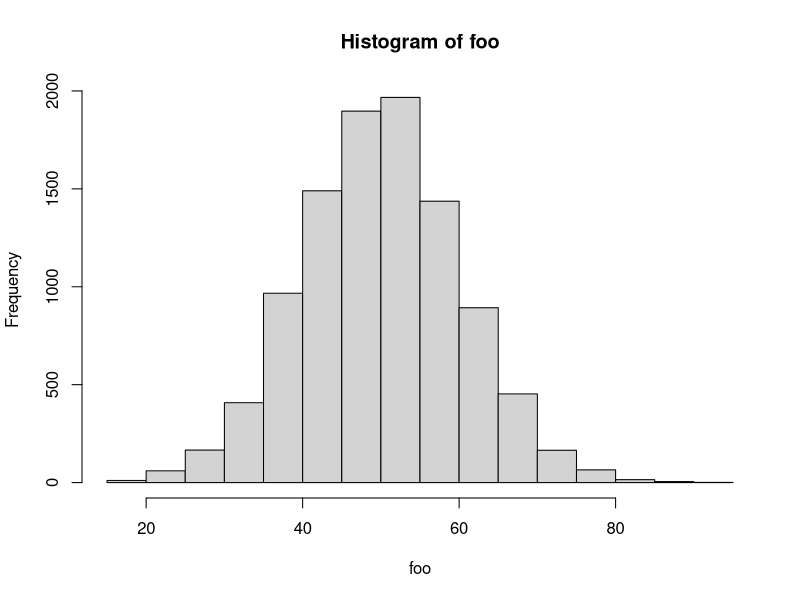
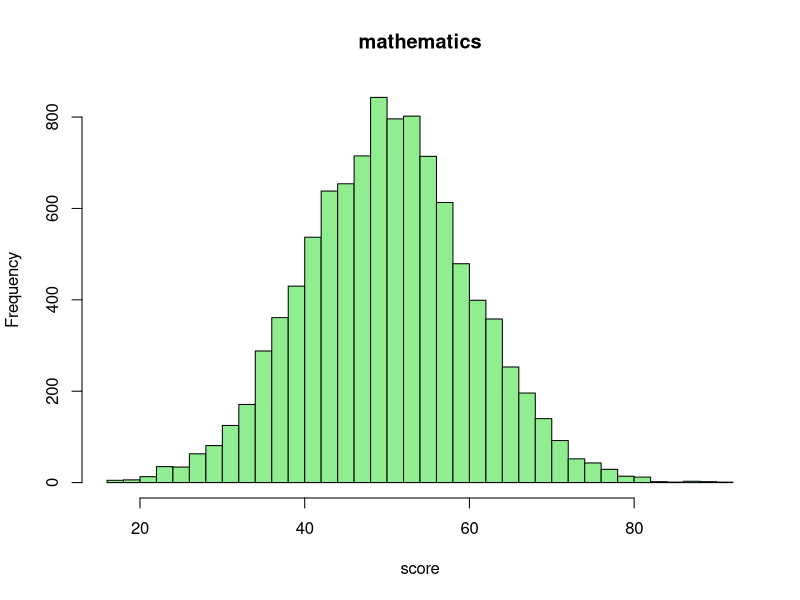

These charts were generated, in order, by the following R code: (Note: this script raises an error after producing the figures.)
### 第03回 練習問題解答例

### R言語における関数で用いた例

sin(x = pi/2) # "引数名 = 値" で指定 
sin(pi/2) # 上と同値 (引数と値の関係が明かなら引数名は省略可能)

help(log) # ヘルプを表示して使い方を確認する
x <- 16; b <- 2 # xやbに適当な数値を代入する．複数コマンドは ; で区切る
log(x=x, base=b) # 底をbとする対数
log(x, b) # 上と同値
log(base=b, x=x) # 上と同値
log(b,x) # 上と異なる (=log(x=b,base=x))
log(x) # 自然対数 (既定値による計算 =log(x,base=exp(1)))

## 正規乱数を生成する関数
help(rnorm) # Help Pane から指定しても良い
## ヒストグラムを表示する関数
?hist

rnorm(7) # 平均0 分散1 の正規乱数を7個生成
rnorm(7, mean=10) # 平均10 分散1 の正規乱数を7個生成
rnorm(sd=0.1, n=7) # 平均0 分散0.01 の正規乱数を7個生成
rnorm(n=7, mean=2, sd=2) # 平均2 分散4 の正規乱数を7個生成

foo <- rnorm(n=10000, mean=50, sd=10) # 平均50 標準偏差10 の正規乱数
hist(foo) # データ以外全て既定値で表示
hist(foo, # 既定値のいくつかを変更する
     breaks=30, # ビンを30程度に調整する
     col="lightgreen", # 色の指定
     main="mathematics", # タイトルの指定
     xlab="score") # x軸ラベルの指定
## Plots Pane に着目

### 練習問題 関数の使い方
## sample を調べる
help(sample)
## サイコロを1回振る試行
sample(x=1:6, size=1)
## サイコロを10回振る試行
sample(x=1:6, size=10) # エラーになる
sample(x=1:6, size=10, replace=TRUE)
## 1が他の目の3倍出易いサイコロ
sample(1:6, 10, replace=TRUE, prob=c(3,rep(1,5))) # 引数の一部を省略
## 1から6をランダムに並べ替える
sample(1:6, 6) # 既定値ではreplaceしない(復元抽出)ので並べ替えになる

### 関数の定義で用いた例

foo <- function(r){
    V <- (4/3) * pi * r^3 # 球の体積
    S <- 4 * pi * r^2     # 球の表面積
    out <- c(V,S) # 返り値のベクトルを作る
    names(out) <- c("volume", "area") # 返り値の要素に名前を付ける
    return(out) # 値を返す
}
foo(r=2) # 実行
foo(3)

bar <- function(a, r, n=5){
    out <- a*r^(1:n-1)
    return(out) # 値を返す
}
bar(1,2) # 初項1 公比2 の最初の5項
bar(1,2,10) # 初項1 公比2 の最初の10項
bar(n=10,1,2) # 変数名を指定すると引数の位置を変えることができる
bar(r=0.5,n=10,a=512) # 同上

### 例題 三角形の面積を計算する関数

myHeron <- function(x,y,z){ # 関数名は上書きされるので独特の名前にするのがお薦め
    s <- (x+y+z)/2 # 補助変数 s の計算
    S <- sqrt(s*(s-x)*(s-y)*(s-z)) # ヘロンの公式による面積の計算
    return(S) # 面積を返す
}
myHeron(3,4,5) # よく知られた直角三角形を使って計算結果を確認する
myHeron(12,13,5)

### 練習問題 自作関数の定義
## 和 (summation) を計算する関数
mySum <- function(n){
    out <- sum(1:n) # 1からnまでの整数を生成して和を求める
    return(out)
}
mySum(10) # 1から10までの和は?
## 別解
mySum2 <- function(n){
    out <- n*(n+1)/2 # 等差数列の和を利用した場合
    return(out)
}
mySum2(10)
## 階乗 (factorial) を計算する関数
myFact <- function(n){
    out <- prod(1:n) # 1からnまでの整数を生成して積を求める
    return(out)
}
myFact(5) # 5! は?

### 制御構造で用いた例

if(20210423 %% 19 == 0) {# %% は余りを計算
    print("割り切れます") 
    print(20210423 %/% 19) # 商を表示
} else { # {}で囲まれたブロックが1つのプログラム
    print("割り切れません")
    print(20210423 %% 19) # 余りを表示
}

print(LETTERS) # LETTERS ベクトルの内容を表示
for(i in c(20,15,11,25,15)) {
    print(LETTERS[i]) # 順番に表示
}

n <- myFact(5) # 分解の対象
p <- 2 # 最初に調べる数
while(n != 1){ # 商(for文の中で計算している)が1になるまで計算する
    for(i in p:n){ # pからnまで順に調べる
        if(n%%i == 0) { # 余りが0か確認
            print(i) # 割り切った数を表示
            n <- n/i # 商を計算して分解の対象を更新
            p <- i # 最初に調べる数を更新
            break # for文を途中で終了
        }  
    }
}

### 例題 nの階乗を求める関数 (for文)

myFact1 <- function(n){
    val <- 1 # 初期値の代入
    for(i in 1:n){ # 1からnまで順に掛ける
        val <- val*i
    }
    return(val) # 計算結果を返す
}
myFact1(4) # 正しい
myFact1(3) # 正しい
myFact1(2) # 正しい
myFact1(1) # 正しい
myFact1(0) # 間違い (0!=1)

myFact2 <- function(n){
    if(n==0){ # n=0 か確認して分岐する
        return(1)
    } else {
        val <- 1
        for(i in 1:n){ 
            val <- val*i
        }
        return(val)
    }
}
myFact2(4) # 正しい
myFact2(3) # 正しい
myFact2(2) # 正しい
myFact2(1) # 正しい
myFact2(0) # 正しい

myFact3 <- function(n){
    val <- 1 # 初期値の代入
    while(n>0){ # nから1まで順に掛ける．nが0なら計算しない
        val <- val*n
        n <- n-1
    }
    return(val)
}
myFact3(4) # 正しい
myFact3(3) # 正しい
myFact3(2) # 正しい
myFact3(1) # 正しい
myFact3(0) # 正しい

### 練習問題 制御構造
## Fibonacci 数を返す関数
myFibo <- function(n){
    f0 <- 0 # 第0項の設定
    f1 <- 1 # 第1項の設定
    if(n<0) {
        print("計算できません")
        return(NA) # 欠損値を返す
    }
    if(n==0) { # n=0の場合
          return(f0)
    }
    if(n==1) { # n=1の場合
        return(f1)
    }
    for(i in 2:n) { # n>=2の場合
        fn <- f1 + f0 # fn = fn-1 + fn-2 の計算
        f0 <- f1 # fn-2 の値の更新
        f1 <- fn # fn-1 の値の更新
    }
    return(fn) # 計算結果を返す
}
## Fibonacci 数を6項目まで計算
c(myFibo(1),myFibo(2),myFibo(3),myFibo(4),myFibo(5),myFibo(6))
## 同じ関数に別の値を入れて計算する方法はいくつか用意されている
sapply(1:30, myFibo)

## 行列の列の平均を計算する関数
myColAve <- function(X) {
    ave <- rep(0,length=ncol(X)) # 平均を記録するベクトルを用意
    for(i in 1:ncol(X)){ # 列ごとに計算
        ave[i] <- sum(X[,i])/nrow(X) # 平均の定義に従って計算
        ## ave[i] <- mean(X[,i]) # 平均を計算する関数を用いても良い
    }
    return(ave)
}
(A <- matrix(1:12,3,4,byrow=TRUE))
myColAve(A) # 正しい答えを返す
(x <- 1:12)
myColAve(x) # うまく動かない

## ベクトルと行列を扱えるように修正
myColAve <- function(X){ 
    if(is.vector(X)){ # ベクトルとそれ以外の場合分け
        ave <- mean(X)
    } else {
        ave <- rep(0,length=ncol(X))
        for(i in 1:ncol(X)){
            ave[i] <- mean(X[,i])
        }
    }
    return(ave)
}
myColAve(A)
myColAve(x) # 正しい答えを返す
